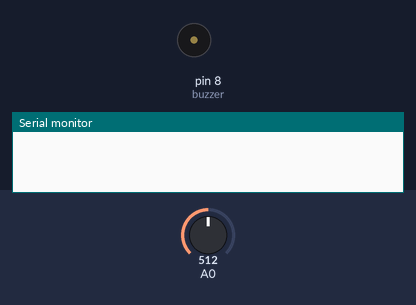
Bench run of a sketch on a simulated Arduino Uno, built with avr-gcc and run on an emulated ATmega328P. On the bench: buzzer (waves = sounding, pin HIGH), the last lines printed to the serial monitor. Inputs (shaded band) come from the test bench; at power-on: A0 = 512.

Above: at 1.2 s.
1.3 s: A0 set to 209
2.8 s: A0 set to 187
At 4.0 s:
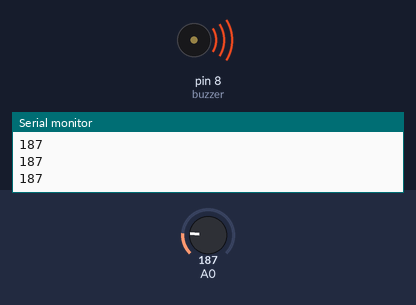
4.3 s: A0 set to 306
At 5.3 s:
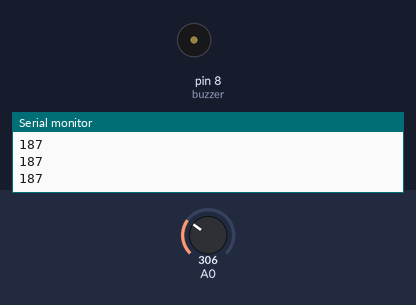
5.8 s: A0 set to 122
At 6.4 s:
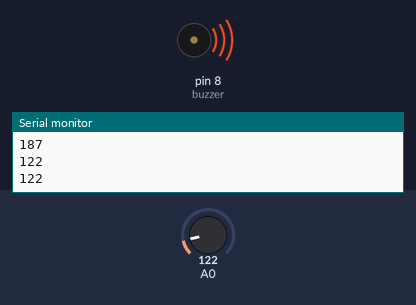
Timing chart, 0 to 8.3 s (numbered marks = the images above; inputs shaded):
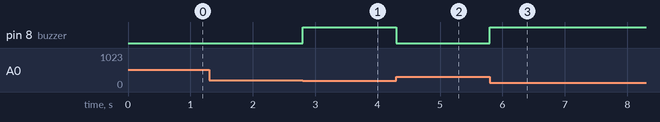

The sketch:

laser_security_alarm.ino
```cpp
int buzzer = 8;
int ldrvalue;
int state = 200;
void setup()
{
	Serial.begin(9600);
	pinMode(buzzer, OUTPUT);
}

void loop()
{
	ldrvalue = analogRead(A0);
	if (ldrvalue<state)
	{
		digitalWrite(buzzer, HIGH);
		Serial.println(ldrvalue);
		delay(500);
	}
	else
	{
		digitalWrite(buzzer, LOW);
	}
}
```

Measured:
- the behaviour switches between 200 and 199 on A0 (found by bisection; images 0 and 1)
- after the input at 1.3 s, every drawn part: stays the same
- after the input at 2.8 s, pin 8 (buzzer): LOW → HIGH at once
- after the input at 4.3 s, pin 8 (buzzer): HIGH → LOW at once
- after the input at 5.8 s, pin 8 (buzzer): LOW → HIGH at once
